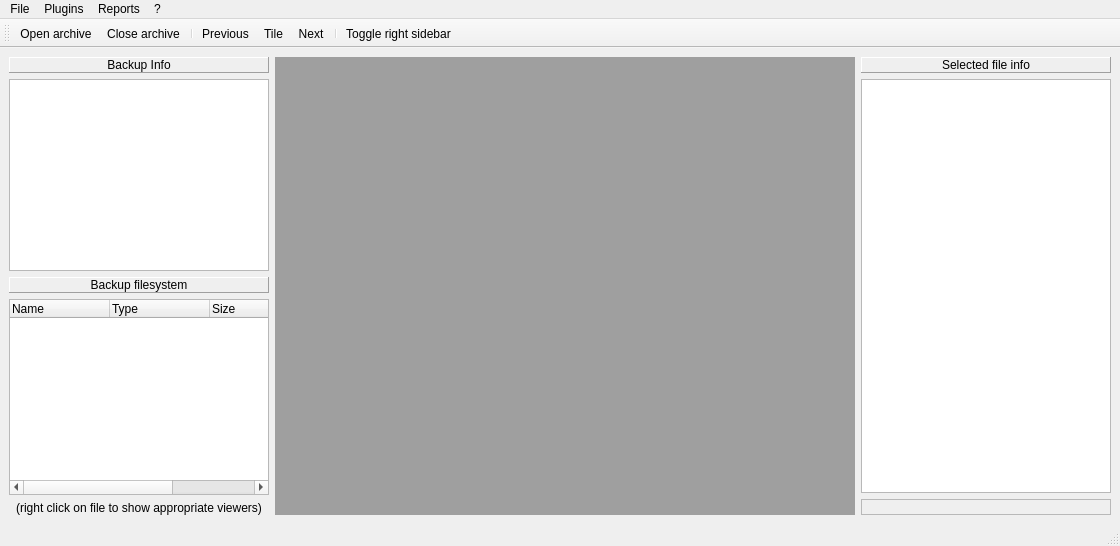
<?xml version="1.0" encoding="UTF-8"?>
<ui version="4.0">
 <class>MainWindow</class>
 <widget class="QMainWindow" name="MainWindow">
  <property name="geometry">
   <rect>
    <x>0</x>
    <y>0</y>
    <width>1120</width>
    <height>546</height>
   </rect>
  </property>
  <property name="windowTitle">
   <string>iPBA 2</string>
  </property>
  <widget class="QWidget" name="centralwidget">
   <layout class="QHBoxLayout" name="horizontalLayout">
    <item>
     <layout class="QVBoxLayout" name="verticalLayout">
      <item>
       <widget class="QLabel" name="label">
        <property name="frameShape">
         <enum>QFrame::Panel</enum>
        </property>
        <property name="frameShadow">
         <enum>QFrame::Raised</enum>
        </property>
        <property name="text">
         <string>Backup Info</string>
        </property>
        <property name="alignment">
         <set>Qt::AlignCenter</set>
        </property>
       </widget>
      </item>
      <item>
       <widget class="QTextEdit" name="backupInfoText">
        <property name="minimumSize">
         <size>
          <width>260</width>
          <height>0</height>
         </size>
        </property>
        <property name="maximumSize">
         <size>
          <width>300</width>
          <height>16777215</height>
         </size>
        </property>
        <property name="lineWrapMode">
         <enum>QTextEdit::WidgetWidth</enum>
        </property>
        <property name="readOnly">
         <bool>true</bool>
        </property>
       </widget>
      </item>
      <item>
       <widget class="QLabel" name="label_2">
        <property name="frameShape">
         <enum>QFrame::Panel</enum>
        </property>
        <property name="frameShadow">
         <enum>QFrame::Raised</enum>
        </property>
        <property name="text">
         <string>Backup filesystem</string>
        </property>
        <property name="alignment">
         <set>Qt::AlignCenter</set>
        </property>
       </widget>
      </item>
      <item>
       <widget class="QTreeWidget" name="fileTree">
        <property name="sizePolicy">
         <sizepolicy hsizetype="Expanding" vsizetype="Expanding">
          <horstretch>0</horstretch>
          <verstretch>1</verstretch>
         </sizepolicy>
        </property>
        <property name="minimumSize">
         <size>
          <width>260</width>
          <height>0</height>
         </size>
        </property>
        <property name="maximumSize">
         <size>
          <width>300</width>
          <height>16777215</height>
         </size>
        </property>
        <property name="horizontalScrollBarPolicy">
         <enum>Qt::ScrollBarAsNeeded</enum>
        </property>
        <property name="autoExpandDelay">
         <number>-1</number>
        </property>
        <column>
         <property name="text">
          <string notr="true">Name</string>
         </property>
        </column>
        <column>
         <property name="text">
          <string>Type</string>
         </property>
        </column>
        <column>
         <property name="text">
          <string>Size</string>
         </property>
        </column>
        <column>
         <property name="text">
          <string>ID</string>
         </property>
        </column>
       </widget>
      </item>
      <item>
       <widget class="QLabel" name="label_3">
        <property name="text">
         <string>(right click on file to show appropriate viewers)</string>
        </property>
        <property name="alignment">
         <set>Qt::AlignCenter</set>
        </property>
       </widget>
      </item>
     </layout>
    </item>
    <item>
     <widget class="QMdiArea" name="mdiArea">
      <property name="sizePolicy">
       <sizepolicy hsizetype="Expanding" vsizetype="Expanding">
        <horstretch>1</horstretch>
        <verstretch>0</verstretch>
       </sizepolicy>
      </property>
     </widget>
    </item>
    <item>
     <layout class="QVBoxLayout" name="rightSidebar">
      <item>
       <widget class="QLabel" name="label_4">
        <property name="frameShape">
         <enum>QFrame::Panel</enum>
        </property>
        <property name="frameShadow">
         <enum>QFrame::Raised</enum>
        </property>
        <property name="text">
         <string>Selected file info</string>
        </property>
        <property name="alignment">
         <set>Qt::AlignCenter</set>
        </property>
       </widget>
      </item>
      <item>
       <widget class="QTextEdit" name="fileInfoText">
        <property name="maximumSize">
         <size>
          <width>250</width>
          <height>16777215</height>
         </size>
        </property>
        <property name="readOnly">
         <bool>true</bool>
        </property>
       </widget>
      </item>
      <item>
       <widget class="QLabel" name="imagePreviewLabel">
        <property name="frameShape">
         <enum>QFrame::StyledPanel</enum>
        </property>
        <property name="frameShadow">
         <enum>QFrame::Sunken</enum>
        </property>
        <property name="text">
         <string/>
        </property>
        <property name="alignment">
         <set>Qt::AlignCenter</set>
        </property>
       </widget>
      </item>
     </layout>
    </item>
   </layout>
  </widget>
  <widget class="QMenuBar" name="menubar">
   <property name="geometry">
    <rect>
     <x>0</x>
     <y>0</y>
     <width>1120</width>
     <height>21</height>
    </rect>
   </property>
   <widget class="QMenu" name="menuPlugins">
    <property name="title">
     <string>Plugins</string>
    </property>
   </widget>
   <widget class="QMenu" name="menuReports">
    <property name="title">
     <string>Reports</string>
    </property>
   </widget>
   <widget class="QMenu" name="menuFile">
    <property name="title">
     <string>File</string>
    </property>
    <addaction name="menu_openarchive"/>
    <addaction name="menu_closearchive"/>
   </widget>
   <widget class="QMenu" name="menu">
    <property name="title">
     <string>?</string>
    </property>
    <addaction name="actionAbout"/>
   </widget>
   <addaction name="menuFile"/>
   <addaction name="menuPlugins"/>
   <addaction name="menuReports"/>
   <addaction name="menu"/>
  </widget>
  <widget class="QStatusBar" name="statusbar"/>
  <widget class="QToolBar" name="toolBar">
   <property name="windowTitle">
    <string>toolBar</string>
   </property>
   <attribute name="toolBarArea">
    <enum>TopToolBarArea</enum>
   </attribute>
   <attribute name="toolBarBreak">
    <bool>false</bool>
   </attribute>
   <addaction name="menu_openarchive"/>
   <addaction name="menu_closearchive"/>
   <addaction name="separator"/>
   <addaction name="actionPrev"/>
   <addaction name="actionTile"/>
   <addaction name="actionNext"/>
   <addaction name="separator"/>
   <addaction name="actionToggleRight"/>
  </widget>
  <action name="actionNext">
   <property name="icon">
    <iconset resource="resources.qrc">
     <normaloff>:/icons/images/next.png</normaloff>:/icons/images/next.png</iconset>
   </property>
   <property name="text">
    <string>Next</string>
   </property>
   <property name="toolTip">
    <string>Next window</string>
   </property>
  </action>
  <action name="actionPrev">
   <property name="icon">
    <iconset resource="resources.qrc">
     <normaloff>:/icons/images/prev.png</normaloff>:/icons/images/prev.png</iconset>
   </property>
   <property name="text">
    <string>Previous</string>
   </property>
   <property name="toolTip">
    <string>Previous window</string>
   </property>
  </action>
  <action name="actionTile">
   <property name="icon">
    <iconset resource="resources.qrc">
     <normaloff>:/icons/images/tile.png</normaloff>:/icons/images/tile.png</iconset>
   </property>
   <property name="text">
    <string>Tile</string>
   </property>
   <property name="toolTip">
    <string>Tile windows</string>
   </property>
  </action>
  <action name="menu_openarchive">
   <property name="icon">
    <iconset resource="resources.qrc">
     <normaloff>:/icons/images/open.png</normaloff>:/icons/images/open.png</iconset>
   </property>
   <property name="text">
    <string>Open archive</string>
   </property>
  </action>
  <action name="menu_closearchive">
   <property name="icon">
    <iconset resource="resources.qrc">
     <normaloff>:/icons/images/close.png</normaloff>:/icons/images/close.png</iconset>
   </property>
   <property name="text">
    <string>Close archive</string>
   </property>
  </action>
  <action name="actionAbout">
   <property name="text">
    <string>About...</string>
   </property>
  </action>
  <action name="actionToggleRight">
   <property name="icon">
    <iconset resource="resources.qrc">
     <normaloff>:/icons/images/rightSideBar.png</normaloff>:/icons/images/rightSideBar.png</iconset>
   </property>
   <property name="text">
    <string>Toggle right sidebar</string>
   </property>
  </action>
 </widget>
 <resources>
  <include location="resources.qrc"/>
 </resources>
 <connections/>
</ui>
